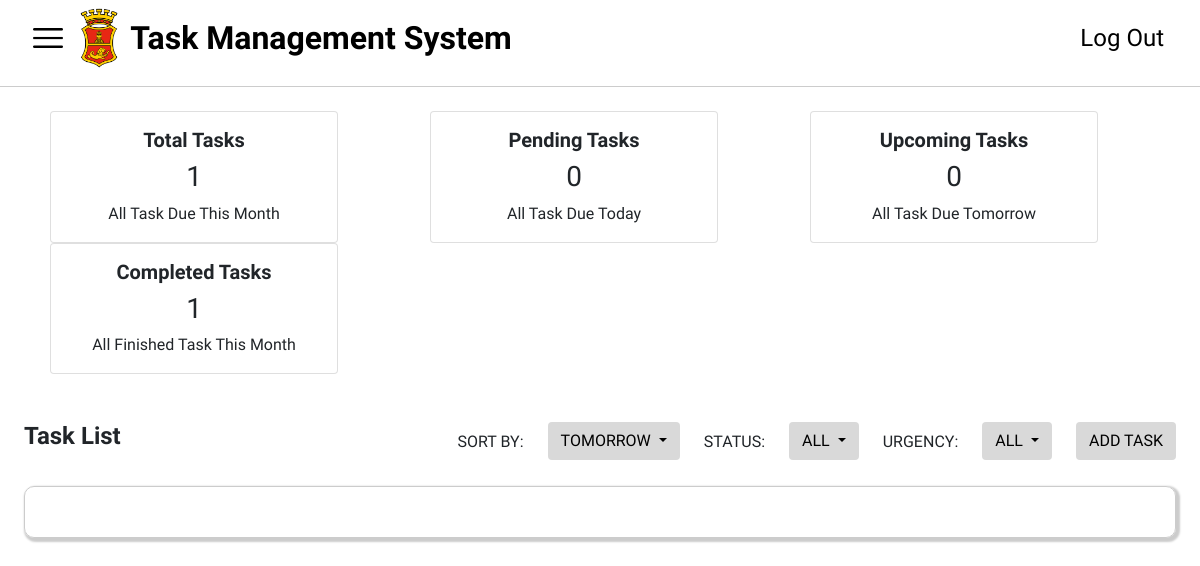
The page /dashboard.php?sort=tomorrow&status=all&urgency=all on the database as committed earlier.
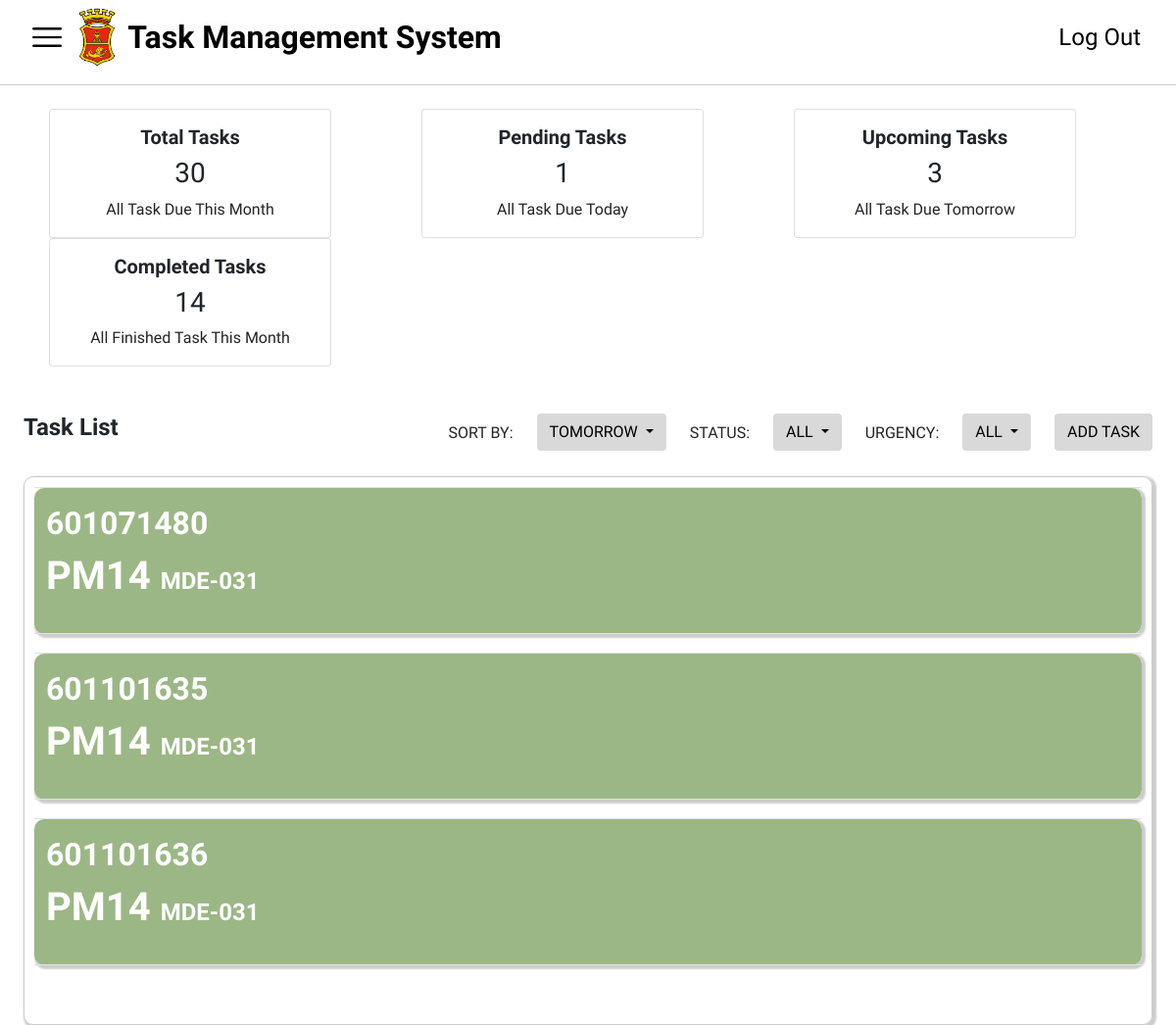
The same page on the database as committed later.
### tables this page shows
CREATE TABLE `tasks` (
  `taskID` int(11) NOT NULL,
  `startDate` date DEFAULT NULL,
  `orderType` varchar(255) DEFAULT NULL,
  `orderDescription` varchar(255) DEFAULT NULL,
  `maintenance_plan` varchar(255) DEFAULT NULL,
  `mpDescription` varchar(255) DEFAULT NULL,
  `mainWorkCtr` varchar(255) DEFAULT NULL,
  `systemStatus` varchar(255) DEFAULT NULL,
  `ssDescription` varchar(255) DEFAULT NULL,
  `plannerGroup` varchar(255) DEFAULT NULL,
  `costCenter` varchar(255) DEFAULT NULL,
  `equipmentID` int(11) DEFAULT NULL,
  `taskStatus` enum('Pending','Completed') NOT NULL DEFAULT 'Pending',
  `urgency` enum('Low','Medium','High') NOT NULL DEFAULT 'Low'
);

### dashboard.php (the view, shortened to what this page needs)
<?php
include('conn.php');
$selectedSort = isset($_GET['sort']) ? $_GET['sort'] : 'all';
$selectedStatus = isset($_GET['status']) ? $_GET['status'] : 'all';
$selectedUrgency = isset($_GET['urgency']) ? $_GET['urgency'] : 'all';
$currentDate = date('Y-m-d');
$tomorrowDate = date('Y-m-d', strtotime('+1 day'));
$firstDayOfMonth = date('Y-m-01');
$lastDayOfMonth = date('Y-m-t');
$query = "SELECT * FROM tasks WHERE startDate BETWEEN '$firstDayOfMonth' AND '$lastDayOfMonth'";
switch ($selectedSort) {
    case 'tomorrow':
        $query .= " AND startDate = '$tomorrowDate'";
        break;
}
$result = mysqli_query($conn, $query);
$sqlTotalTasks = "SELECT COUNT(*) AS totalTasks FROM tasks WHERE startDate BETWEEN '$firstDayOfMonth' AND '$lastDayOfMonth'";
$resultTotalTasks = mysqli_query($conn, $sqlTotalTasks);
$rowTotalTasks = mysqli_fetch_assoc($resultTotalTasks);
$totalTasks = $rowTotalTasks['totalTasks'];
$sqlPendingTasks = "SELECT COUNT(*) AS pendingTasks FROM tasks WHERE startDate = '$currentDate' AND startDate BETWEEN '$firstDayOfMonth' AND '$lastDayOfMonth'";
$resultPendingTasks = mysqli_query($conn, $sqlPendingTasks);
$rowPendingTasks = mysqli_fetch_assoc($resultPendingTasks);
$pendingTasks = $rowPendingTasks['pendingTasks'];
$sqlUpcomingTasks = "SELECT COUNT(*) AS upcomingTasks FROM tasks WHERE startDate = '$tomorrowDate' AND startDate BETWEEN '$firstDayOfMonth' AND '$lastDayOfMonth'";
$resultUpcomingTasks = mysqli_query($conn, $sqlUpcomingTasks);
$rowUpcomingTasks = mysqli_fetch_assoc($resultUpcomingTasks);
$upcomingTasks = $rowUpcomingTasks['upcomingTasks'];
$sqlCompletedTasks = "SELECT COUNT(*) AS completedTasks FROM tasks WHERE taskStatus = 'Completed' AND startDate BETWEEN '$firstDayOfMonth' AND '$lastDayOfMonth'";
$resultCompletedTasks = mysqli_query($conn, $sqlCompletedTasks);
$rowCompletedTasks = mysqli_fetch_assoc($resultCompletedTasks);
$completedTasks = $rowCompletedTasks['completedTasks'];
?>
<!DOCTYPE html>
<html lang="en">
<head>
  <?php
    include('header.php');
  ?>
</head>
<body>
  <nav class="navbar navbar-expand-lg bg-body-tertiary">
    <div class="container-fluid" id="side-menu">
      <img src="images/menu-bar.png" data-bs-toggle="offcanvas" href="#offcanvasExample" aria-controls="offcanvasExample" id="burger">
      <div class="collapse navbar-collapse" id="navbarNav">
        <img src="images/San_Miguel_Corporation_logo.webp" id="navlogo"><br>
        <a class="navbar-brand" id="tms" href="dashboard.php">Task Management System</a>
        <ul class="navbar-nav ms-auto">
          <li class="nav-item">
            <a class="nav-link" href="index.php" id="logout">Log Out</a>
          </li>
        </ul>
      </div>
    </div>
  </nav>
  <div class="header-divider"></div><br>
  <div class="container text-center">
    <div class="row">
        <div class="col mx-2">
            <div class="card" style="width: 18rem;">
                <div class="card-body">
                    <h5 class="card-title fw-bold">Total Tasks</h5>
                    <h3><?php echo $totalTasks; ?></h3>
                    <h7>All Task Due This Month</h7>
                </div>
            </div>
        </div>
        <div class="col mx-2">
            <div class="card" style="width: 18rem;">
                <div class="card-body">
                    <h5 class="card-title fw-bold">Pending Tasks</h5>
                    <h3 class="card-text"><?php echo $pendingTasks; ?></h3>
                    <h7>All Task Due Today</h7>
                </div>
            </div>
        </div>
        <div class="col mx-2">
            <div class="card" style="width: 18rem;">
                <div class="card-body">
                    <h5 class="card-title fw-bold">Upcoming Tasks</h5>
                    <h3 class="card-text"><?php echo $upcomingTasks; ?></h3>
                    <h7>All Task Due Tomorrow</h7>
                </div>
            </div>
        </div>
        <div class="col mx-2">
            <div class="card" style="width: 18rem;">
                <div class="card-body">
                    <h5 class="card-title fw-bold">Completed Tasks</h5>
                    <h3 class="card-text"><?php echo $completedTasks; ?></h3>
                    <h7>All Finished Task This Month</h7>
                </div>
            </div>
        </div>
    </div>
</div>
  <div class="mx-4 mt-5">
    <div class="row">
      <div class="col">
      <h4 class="fw-bold">Task List</h4>
      </div>
      <div class="col-auto pt-2">
        <p>SORT BY:</p>
      </div>
      <div class="col-auto">
        <div class="dropdown">
            <button class="btn dropdown-toggle" type="button" id="sortDropdown" data-bs-toggle="dropdown" aria-expanded="false">
                <?php echo strtoupper($selectedSort === 'all' ? 'ALL TASKS' : $selectedSort); ?>
            </button>
        </div>
      </div>
      <div class="col-auto pt-2">
        <p>STATUS:</p>
      </div>
      <div class="col-auto">
        <div class="dropdown">
            <button class="btn dropdown-toggle" type="button" id="statusDropdown" data-bs-toggle="dropdown" aria-expanded="false">
                <?php echo strtoupper($selectedStatus === 'all' ? 'ALL' : $selectedStatus); ?>
            </button>
        </div>
      </div>
      <div class="col-auto pt-2">
        <p>URGENCY:</p>
      </div>
      <div class="col-auto">
        <div class="dropdown">
            <button class="btn dropdown-toggle" type="button" id="urgencyDropdown" data-bs-toggle="dropdown" aria-expanded="false">
                <?php echo strtoupper($selectedUrgency === 'all' ? 'ALL' : $selectedUrgency); ?>
            </button>
        </div>
      </div>
      <div class="col-auto">
          <button type="button" class="btn " data-bs-toggle="modal" data-bs-target="#exampleModal" id="addtask">ADD TASK</button>
      </div>
    </div>
  </div>
  <div class="mt-3 mx-4" id="notiflist">
    <table class="table">
        <?php
        if ($result) {
          while ($row = mysqli_fetch_assoc($result)) {
              $urgencyClass = '';
              if ($row['urgency'] === 'Low') {
                  $urgencyClass = 'low-urgency';
              } elseif ($row['urgency'] === 'Medium') {
                  $urgencyClass = 'medium-urgency';
              } elseif ($row['urgency'] === 'High') {
                  $urgencyClass = 'high-urgency';
              } else {
                  $urgencyClass = 'default-urgency';
              }
              echo '<tr onclick="fillModal(' . $row['taskID'] . ', \'' .
              (isset($row['orderType']) ? htmlspecialchars($row['orderType']) : '') . '\', \'' .
              (isset($row['mainWorkCtr']) ? htmlspecialchars($row['mainWorkCtr']) : '') . '\', \'' .
              (isset($row['orderDescription']) ? htmlspecialchars($row['orderDescription']) : '') . '\', \'' .
              (isset($row['maintenance_plan']) ? htmlspecialchars($row['maintenance_plan']) : '') . '\', \'' .
              (isset($row['mpDescription']) ? htmlspecialchars($row['mpDescription']) : '') . '\', \'' .
              (isset($row['systemStatus']) ? htmlspecialchars($row['systemStatus']) : '') . '\', \'' .
              (isset($row['ssDescription']) ? htmlspecialchars($row['ssDescription']) : '') . '\', \'' .
              (isset($row['plannerGroup']) ? htmlspecialchars($row['plannerGroup']) : '') . '\', \'' .
              (isset($row['costCenter']) ? htmlspecialchars($row['costCenter']) : '') . '\', \'' .
              (isset($row['equipmentID']) ? htmlspecialchars($row['equipmentID']) : '') . '\', \'' .
              (isset($row['taskStatus']) ? htmlspecialchars($row['taskStatus']) : '') . '\')"
              data-bs-toggle="modal" data-bs-target="#updateTaskModal" class="' . $urgencyClass . '">';
              echo '<td>';
              echo '<p class="taskid">' . htmlspecialchars($row['taskID']) . '</p>';
              echo '<p class="order-type">' . htmlspecialchars($row['orderType']) . ' <span class="main-work-ctr">' . htmlspecialchars($row['mainWorkCtr']) . '</span></p>';
              echo '</td>';
              echo '</tr>';
              echo '<tr style="height: 20px;"></tr>';
          }
      } else {
          echo '<tr><td colspan="2">Failed to fetch data from database.</td></tr>';
      }
        ?>
    </table>
</div>
</body>
</html>

### header.php (shortened to what this page needs)
<link href='./styles/style.css' rel='stylesheet'>
<link href="https://cdn.jsdelivr.net/npm/bootstrap@5.0.2/dist/css/bootstrap.min.css" rel="stylesheet">
<link rel="stylesheet" href="https://cdnjs.cloudflare.com/ajax/libs/fullcalendar/3.4.0/fullcalendar.css">
<link rel="stylesheet" href="https://cdnjs.cloudflare.com/ajax/libs/twitter-bootstrap/4.0.0-alpha.6/css/bootstrap.css">
  <link href='style.css' rel='stylesheet'>
  <link href="https://cdn.jsdelivr.net/npm/bootstrap@5.0.2/dist/css/bootstrap.min.css" rel="stylesheet">
  <link href="https://cdn.jsdelivr.net/npm/bootstrap@5.0.2/dist/css/bootstrap.min.css" rel="stylesheet">

### styles/style.css (style rules this page uses)
body, html { height: 100%; margin: 0; font-family: "Exo 2" !important; }
#navlogo { width: 2.5%; outline: #000; min-width: 40px; min-height: 40px; }
#tms { font-size: 32px; font-weight: bold; text-align: left; margin-left: 1%; color: rgb(0, 0, 0); cursor: pointer; }
#burger { width: 40px; margin-right: 1%; min-width: 40px; }
#side-menu { font-family: "Exo 2"; }
#logout { font-size: 24px; text-align: right; color: #000; }
#navbarNav { border-bottom: #000; border-width: 1px; }
#addtask, #sortDropdown { float: right; background-color: #d9d9d9; stroke: #d9d9d9; color: #000; }
#statusDropdown, #urgencyDropdown { float: right; background-color: #d9d9d9; stroke: #d9d9d9; color: #000; }
#notiflist { max-height: 590px; overflow-y: auto; border: 1px solid #ccc; border-radius: 10px; box-shadow: 2px 2px 2px 2px #ccc; padding: 10px; padding-bottom: 20px; color: #000; }
#notiflist table { width: 100%; border-collapse: collapse; margin-bottom: 20px; }
#notiflist td { padding: 12px; color: #ffffff; border-radius: 10px; box-shadow: 2px 2px 2px 2px #ccc; cursor: pointer; }
#notiflist td .order-type { display: inline-block; margin-right: 10px; font-size: 40px; font-weight: bold; }
#notiflist td .main-work-ctr { font-size: 24px; font-weight: bold; }
#notiflist td .taskid { font-size: 32px; margin-bottom: 0; font-weight: bold; }
#notiflist tr { margin-top: 2%; margin-bottom: 2%; }
#notiflist a, #notiflist p { text-decoration: none; color: inherit; }
.header-divider { height: 1px; background-color: #ccc; margin-top: 10px; }
.low-urgency { background-color: rgba(131, 166, 103, 0.8); color: white; }

Rows that differ between the two databases and show on the page:
now on this page (row edited): tasks: taskID "601071480", orderType "PM14", mainWorkCtr "MDE-031"
now on this page (row edited): tasks: taskID "601101635", orderType "PM14", mainWorkCtr "MDE-031"
now on this page (row edited): tasks: taskID "601101636", orderType "PM14", mainWorkCtr "MDE-031"
Other text that changed with them:
$totalTasks: "1" → "30"
$pendingTasks: "0" → "1"
$upcomingTasks: "0" → "3"
$completedTasks: "1" → "14"
